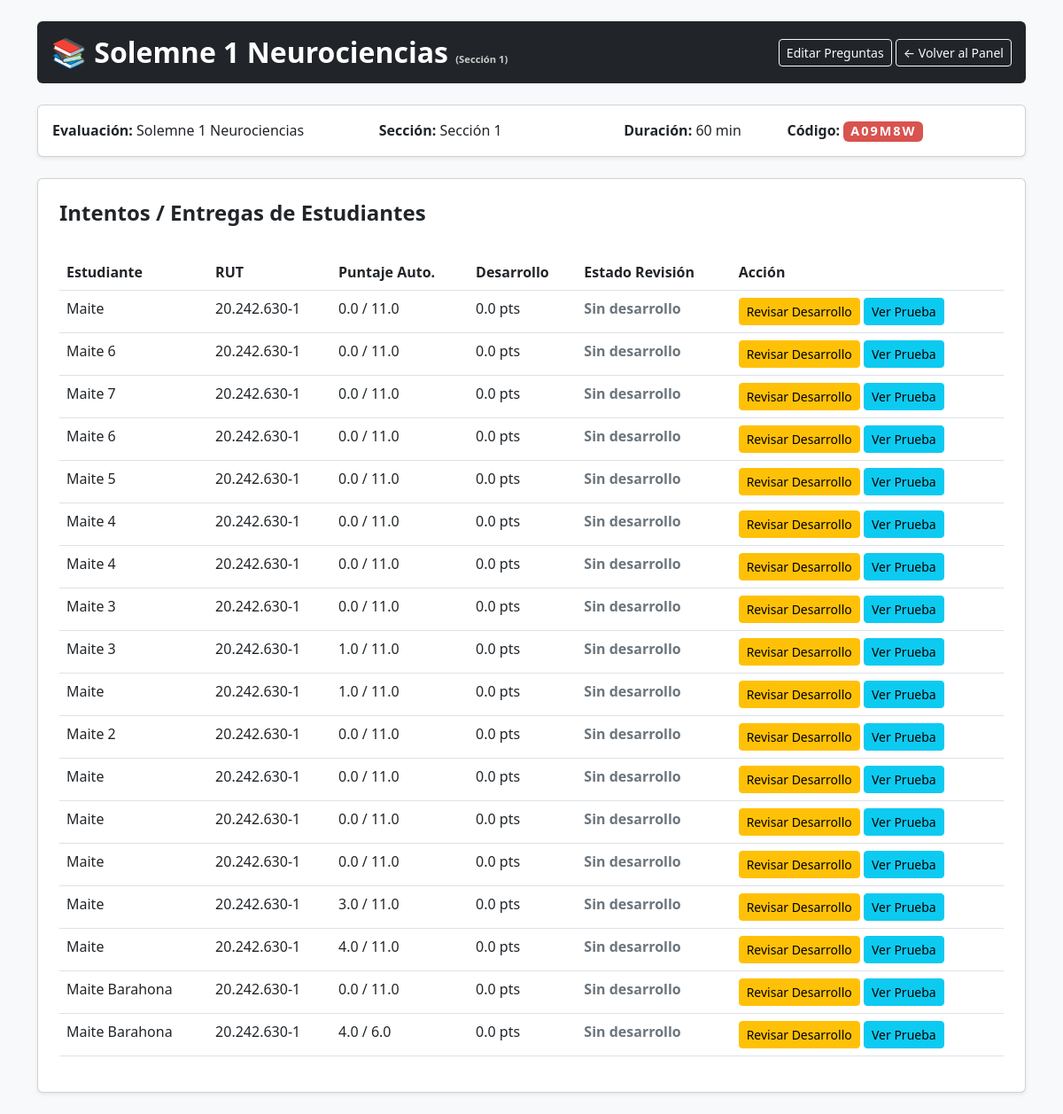
The page /profesor/evaluacion/2/intentos on the database as committed earlier.
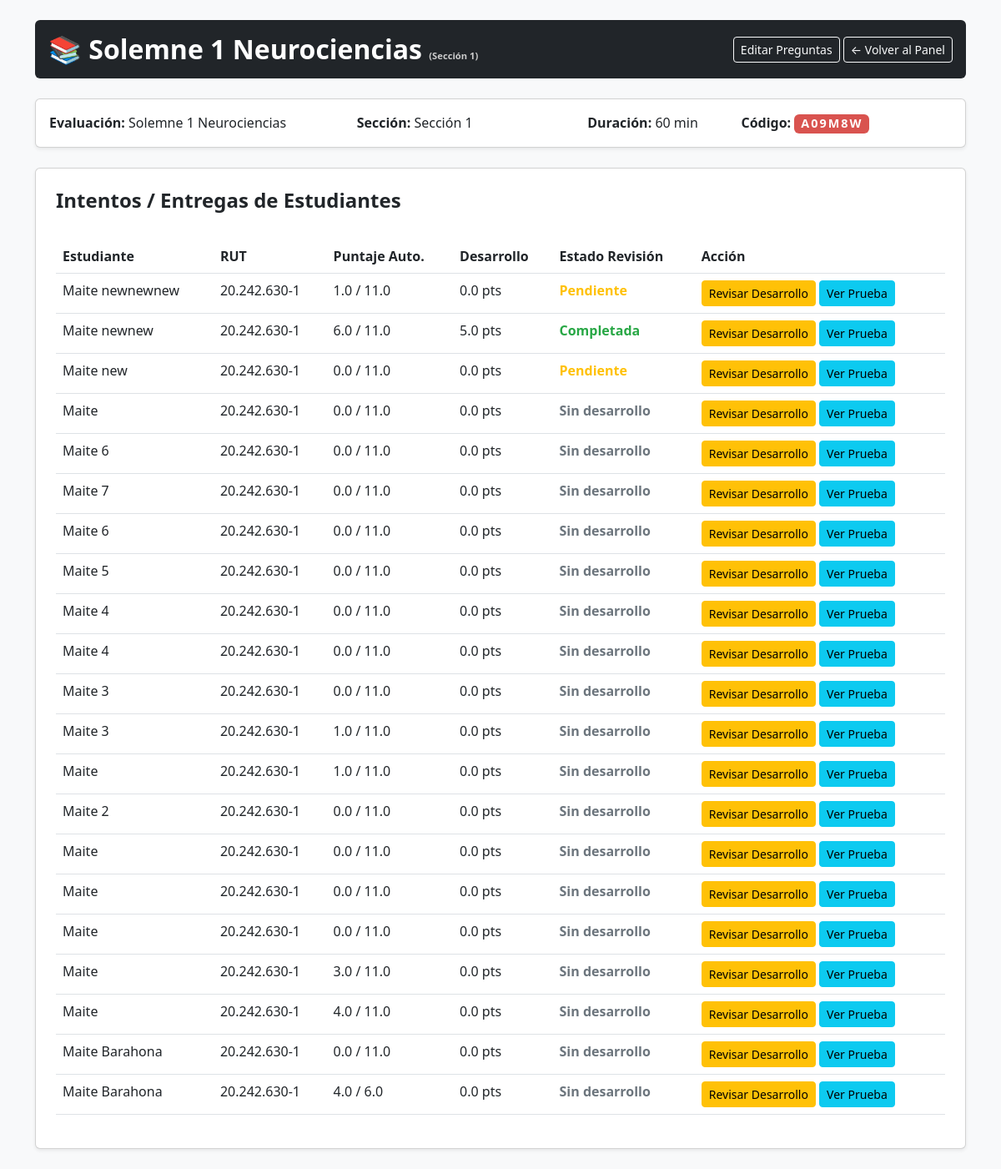
The same page on the database as committed later.
### tables this page shows
CREATE TABLE evaluaciones (
                id INTEGER PRIMARY KEY AUTOINCREMENT,
                titulo TEXT NOT NULL,
                seccion TEXT NOT NULL,
                duracion_minutos INTEGER DEFAULT 60,
                codigo_acceso TEXT NOT NULL
            );

CREATE TABLE intentos (
                id INTEGER PRIMARY KEY AUTOINCREMENT,
                evaluacion_id INTEGER,
                estudiante_nombre TEXT NOT NULL,
                estudiante_rut TEXT NOT NULL,
                seccion TEXT NOT NULL,
                puntaje_autocorregido REAL DEFAULT 0,
                puntaje_desarrollo REAL DEFAULT 0,
                puntaje_total_auto REAL DEFAULT 0,
                estado TEXT DEFAULT 'Completado',
                fecha TIMESTAMP DEFAULT CURRENT_TIMESTAMP, estado_revision TEXT DEFAULT 'sin_desarrollo',
                FOREIGN KEY (evaluacion_id) REFERENCES evaluaciones (id) ON DELETE CASCADE
            );

### app.py (the view)
@app.route('/profesor/evaluacion/<int:eval_id>/intentos')
def intentos_evaluacion(eval_id):
    conn = get_db()
    evaluacion = db_execute(conn, 'SELECT * FROM evaluaciones WHERE id = ?', (eval_id,)).fetchone()
    if not evaluacion:
        return redirect(url_for('profesor_panel'))
    intentos = db_execute(conn, '''
        SELECT i.*, e.titulo as evaluacion_titulo
        FROM intentos i JOIN evaluaciones e ON i.evaluacion_id = e.id
        WHERE i.evaluacion_id = ?
        ORDER BY i.fecha DESC
    ''', (eval_id,)).fetchall()
    return render_template('intentos_evaluacion.html', evaluacion=evaluacion, intentos=intentos)

### app.py (called while the page is built)
def get_db():
    if DB_IS_POSTGRES:
        import psycopg2
        from psycopg2.extras import RealDictCursor
        conn = psycopg2.connect(DATABASE_PATH)
        conn.cursor_factory = RealDictCursor
        return conn
    else:
        conn = sqlite3.connect(DATABASE_PATH)
        conn.row_factory = sqlite3.Row
        conn.execute("PRAGMA foreign_keys = ON")
        return conn

def db_execute(conn, sql, params=None):
    if DB_IS_POSTGRES:
        sql = sql.replace('?', '%s')
    cursor = conn.cursor()
    if params:
        cursor.execute(sql, params)
    else:
        cursor.execute(sql)
    return cursor

@app.after_request
def add_header(response):
    response.headers['Cache-Control'] = 'no-store, no-cache, must-revalidate, post-check=0, pre-check=0, max-age=0'
    response.headers['Pragma'] = 'no-cache'
    response.headers['Expires'] = '-1'
    return response

### templates/intentos_evaluacion.html (shortened to what this page needs)
<!DOCTYPE html>
<html lang="es">
<head>
    <link rel="stylesheet" href="https://cdn.jsdelivr.net/npm/bootstrap@5.3.0/dist/css/bootstrap.min.css">
</head>
<body class="bg-light py-4">
    <div class="container">
        <div class="d-flex justify-content-between align-items-center p-3 rounded header-bg mb-4">
            <h2 class="m-0 fw-bold">&#128218; {{ evaluacion.titulo }} <small class="text-muted" style="font-size: 0.7rem; color: #ccc !important;">({{ evaluacion.seccion }})</small></h2>
            <div>
                <a href="/profesor/evaluacion/{{ evaluacion.id }}" class="btn btn-outline-light btn-sm">Editar Preguntas</a>
                <a href="/profesor" class="btn btn-outline-light btn-sm">&larr; Volver al Panel</a>
            </div>
        </div>
        <div class="card shadow-sm p-3 mb-4">
            <div class="row">
                <div class="col-md-4"><strong>Evaluación:</strong> {{ evaluacion.titulo }}</div>
                <div class="col-md-3"><strong>Sección:</strong> {{ evaluacion.seccion }}</div>
                <div class="col-md-2"><strong>Duración:</strong> {{ evaluacion.duracion_minutos }} min</div>
                <div class="col-md-3"><strong>Código:</strong> <span class="badge badge-code px-2 py-1">{{ evaluacion.codigo_acceso }}</span></div>
            </div>
        </div>
        <div class="card shadow-sm p-4">
            <h4 class="fw-bold mb-3">Intentos / Entregas de Estudiantes</h4>
            {% if intentos %}
                <table class="table table-hover mt-3">
                    <thead>
                        <tr>
                            <th>Estudiante</th>
                            <th>RUT</th>
                            <th>Puntaje Auto.</th>
                            <th>Desarrollo</th>
                            <th>Estado Revisión</th>
                            <th>Acción</th>
                        </tr>
                    </thead>
                    <tbody>
                        {% for i in intentos %}
                        <tr>
                            <td>{{ i.estudiante_nombre }}</td>
                            <td>{{ i.estudiante_rut }}</td>
                            <td>{{ i.puntaje_autocorregido }} / {{ i.puntaje_total_auto }}</td>
                            <td>{{ i.puntaje_desarrollo }} pts</td>
                            <td>
                                {% if i.estado_revision == 'completado' %}
                                    <span class="estado-completado">Completada</span>
                                {% elif i.estado_revision == 'pendiente' %}
                                    <span class="estado-pendiente">Pendiente</span>
                                {% else %}
                                    <span class="estado-sin-desarrollo">Sin desarrollo</span>
                                {% endif %}
                            </td>
                            <td>
                                <a href="/profesor/revisar/{{ i.id }}" class="btn btn-sm btn-warning">Revisar Desarrollo</a>
                                <a href="/profesor/ver_prueba/{{ i.id }}" class="btn btn-sm btn-info">Ver Prueba</a>
                            </td>
                        </tr>
                        {% endfor %}
                    </tbody>
                </table>
            {% else %}
                <p class="text-muted">Aún ningún estudiante ha rendido esta evaluación.</p>
            {% endif %}
        </div>
    </div>
</body>
</html>

### templates/intentos_evaluacion.html (style rules this page uses)
.header-bg { background-color: #212529; color: white; }
.estado-completado { color: #28a745; font-weight: 600; }
.estado-pendiente { color: #ffc107; font-weight: 600; }
.estado-sin-desarrollo { color: #6c757d; font-weight: 600; }
.badge-code { background-color: #d9534f; color: white; font-size: 0.9rem; letter-spacing: 2px; }

Rows that differ between the two databases and show on the page:
added intentos: estudiante_nombre "Maite newnewnew", estudiante_rut "20.242.630-1", puntaje_autocorregido "1.0", puntaje_total_auto "11.0", puntaje_desarrollo "0.0", estado_revision "Pendiente"
added intentos: estudiante_nombre "Maite newnew", estudiante_rut "20.242.630-1", puntaje_autocorregido "6.0", puntaje_total_auto "11.0", puntaje_desarrollo "5.0", estado_revision "Completada"
added intentos: estudiante_nombre "Maite new", estudiante_rut "20.242.630-1", puntaje_autocorregido "0.0", puntaje_total_auto "11.0", puntaje_desarrollo "0.0", estado_revision "Pendiente"
